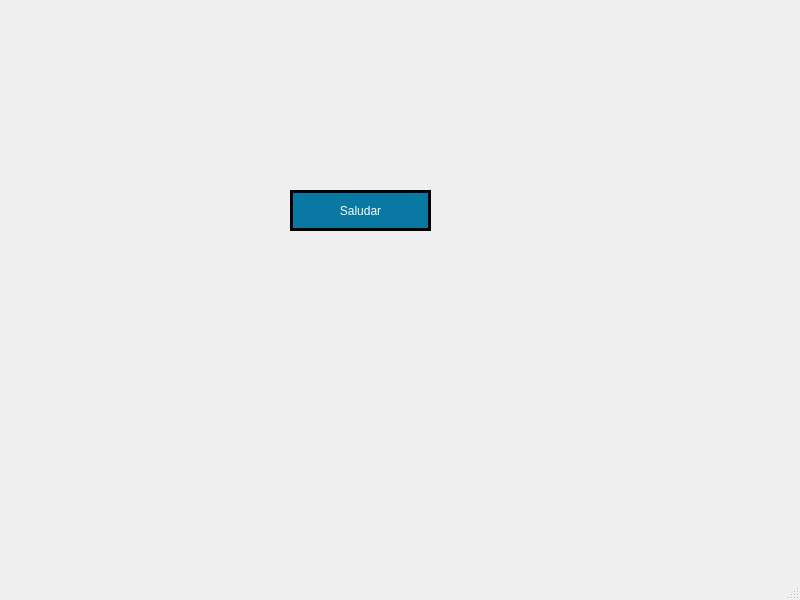
<?xml version="1.0" encoding="UTF-8"?>
<ui version="4.0">
 <class>MainWindow</class>
 <widget class="QMainWindow" name="MainWindow">
  <property name="geometry">
   <rect>
    <x>0</x>
    <y>0</y>
    <width>800</width>
    <height>600</height>
   </rect>
  </property>
  <property name="windowTitle">
   <string>MainWindow</string>
  </property>
  <widget class="QWidget" name="centralwidget">
   <widget class="QPushButton" name="pushButton">
    <property name="geometry">
     <rect>
      <x>290</x>
      <y>190</y>
      <width>141</width>
      <height>41</height>
     </rect>
    </property>
    <property name="styleSheet">
     <string notr="true">background-color:rgb(9,121,163);
color:rgb(255,255,255);
border-radius: 30px;
border: 3px solid black;</string>
    </property>
    <property name="text">
     <string>Saludar</string>
    </property>
   </widget>
  </widget>
  <widget class="QMenuBar" name="menubar">
   <property name="geometry">
    <rect>
     <x>0</x>
     <y>0</y>
     <width>800</width>
     <height>26</height>
    </rect>
   </property>
  </widget>
  <widget class="QStatusBar" name="statusbar"/>
 </widget>
 <resources/>
 <connections/>
</ui>
